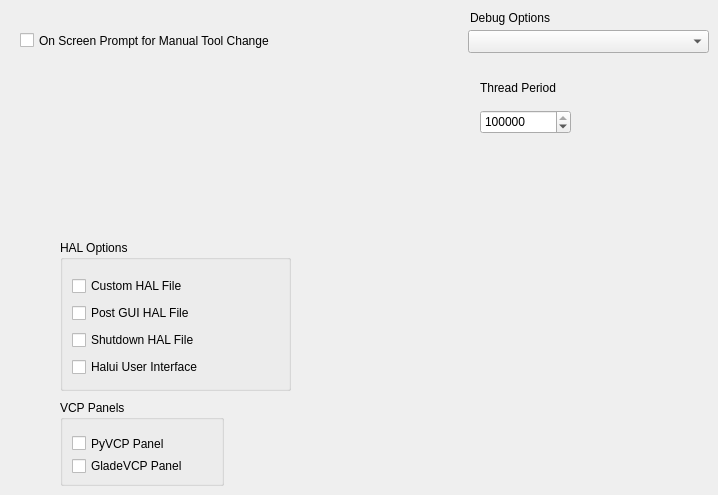
      <widget class="QWidget" name="options">
       <attribute name="title">
        <string>Options</string>
       </attribute>
       <widget class="QCheckBox" name="manualToolChangeCB">
        <property name="geometry">
         <rect>
          <x>20</x>
          <y>30</y>
          <width>351</width>
          <height>21</height>
         </rect>
        </property>
        <property name="text">
         <string>On Screen Prompt for Manual Tool Change</string>
        </property>
       </widget>
       <widget class="QComboBox" name="debugCombo">
        <property name="geometry">
         <rect>
          <x>468</x>
          <y>30</y>
          <width>241</width>
          <height>23</height>
         </rect>
        </property>
       </widget>
       <widget class="QLabel" name="label_107">
        <property name="geometry">
         <rect>
          <x>470</x>
          <y>10</y>
          <width>101</width>
          <height>16</height>
         </rect>
        </property>
        <property name="text">
         <string>Debug Options</string>
        </property>
       </widget>
       <widget class="QSpinBox" name="servoPeriodSB">
        <property name="geometry">
         <rect>
          <x>480</x>
          <y>110</y>
          <width>91</width>
          <height>24</height>
         </rect>
        </property>
        <property name="maximum">
         <number>2500000</number>
        </property>
        <property name="singleStep">
         <number>1000</number>
        </property>
        <property name="value">
         <number>1000000</number>
        </property>
       </widget>
       <widget class="QLabel" name="label_211">
        <property name="geometry">
         <rect>
          <x>480</x>
          <y>80</y>
          <width>161</width>
          <height>16</height>
         </rect>
        </property>
        <property name="text">
         <string>Thread Period</string>
        </property>
       </widget>
       <widget class="QGroupBox" name="groupBox_6">
        <property name="geometry">
         <rect>
          <x>60</x>
          <y>240</y>
          <width>231</width>
          <height>151</height>
         </rect>
        </property>
        <property name="title">
         <string>HAL Options</string>
        </property>
        <layout class="QGridLayout" name="gridLayout_51">
         <property name="topMargin">
          <number>15</number>
         </property>
         <item row="3" column="0">
          <widget class="QCheckBox" name="shutdownCB">
           <property name="text">
            <string>Shutdown HAL File</string>
           </property>
          </widget>
         </item>
         <item row="1" column="0">
          <widget class="QCheckBox" name="customhalCB">
           <property name="text">
            <string>Custom HAL File</string>
           </property>
          </widget>
         </item>
         <item row="2" column="0">
          <widget class="QCheckBox" name="postguiCB">
           <property name="text">
            <string>Post GUI HAL File</string>
           </property>
          </widget>
         </item>
         <item row="4" column="0">
          <widget class="QCheckBox" name="haluiCB">
           <property name="text">
            <string>Halui User Interface</string>
           </property>
          </widget>
         </item>
        </layout>
       </widget>
       <widget class="QGroupBox" name="groupBox_10">
        <property name="geometry">
         <rect>
          <x>60</x>
          <y>400</y>
          <width>164</width>
          <height>86</height>
         </rect>
        </property>
        <property name="title">
         <string>VCP Panels</string>
        </property>
        <layout class="QGridLayout" name="gridLayout_53">
         <property name="topMargin">
          <number>15</number>
         </property>
         <item row="0" column="0">
          <widget class="QCheckBox" name="pyvcpCB">
           <property name="text">
            <string>PyVCP Panel</string>
           </property>
          </widget>
         </item>
         <item row="1" column="0">
          <widget class="QCheckBox" name="gladevcpCB">
           <property name="text">
            <string>GladeVCP Panel</string>
           </property>
          </widget>
         </item>
        </layout>
       </widget>
      </widget>
